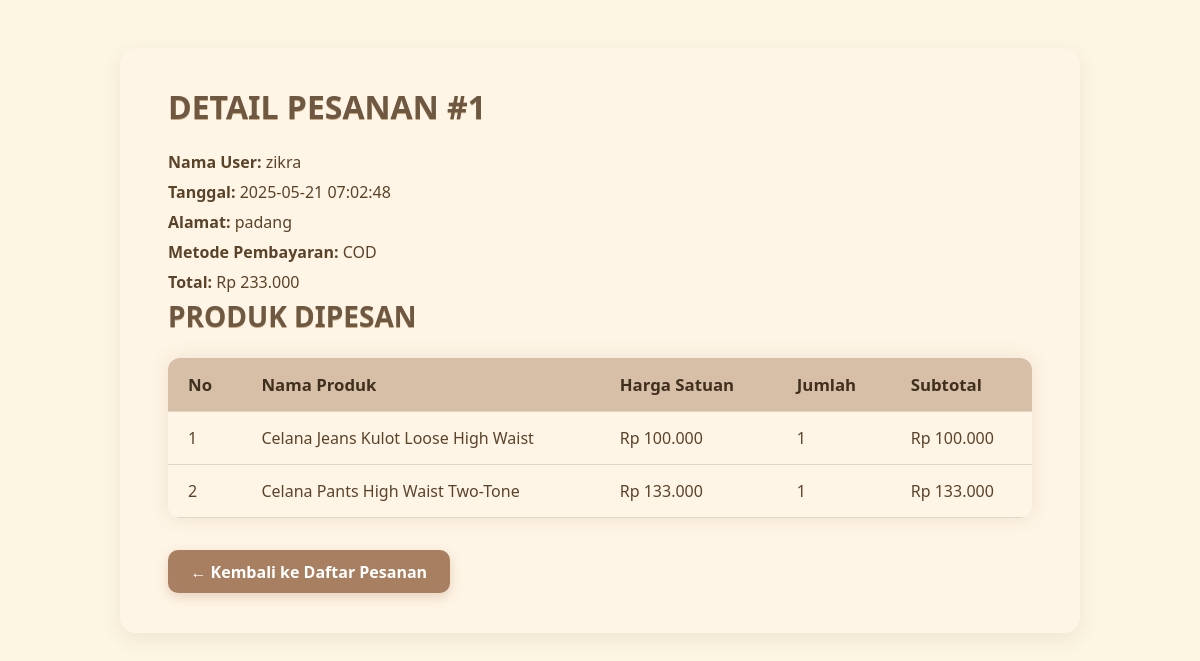
The page /detail_pesanan.php?id=1 on the database its author committed.
### tables this page shows
CREATE TABLE IF NOT EXISTS `orders` (
  `id` int NOT NULL AUTO_INCREMENT,
  `user_id` int DEFAULT NULL,
  `tanggal` datetime DEFAULT NULL,
  `total` int DEFAULT NULL,
  `alamat` text,
  `metode` varchar(50) DEFAULT NULL,
  PRIMARY KEY (`id`)
);

CREATE TABLE IF NOT EXISTS `users` (
  `id` int NOT NULL AUTO_INCREMENT,
  `username` varchar(50) DEFAULT NULL,
  `password` varchar(255) DEFAULT NULL,
  `role` varchar(50) DEFAULT NULL,
  PRIMARY KEY (`id`)
);

CREATE TABLE IF NOT EXISTS `order_details` (
  `id` int NOT NULL AUTO_INCREMENT,
  `order_id` int DEFAULT NULL,
  `produk_id` int DEFAULT NULL,
  `qty` int DEFAULT NULL,
  `harga` int DEFAULT NULL,
  PRIMARY KEY (`id`)
);

CREATE TABLE IF NOT EXISTS `produk` (
  `id` int NOT NULL AUTO_INCREMENT,
  `nama` varchar(100) DEFAULT NULL,
  `harga` int DEFAULT NULL,
  `gambar` varchar(100) DEFAULT NULL,
  `deskripsi` text,
  `stok` int DEFAULT NULL,
  PRIMARY KEY (`id`)
);

### detail_pesanan.php (the view, shortened to what this page needs)
<?php
include '../koneksi.php';
$id_order = $_GET['id'];
$orderQuery = "SELECT o.id, o.tanggal, o.total, o.alamat, o.metode, u.username
               FROM orders o
               JOIN users u ON o.user_id = u.id
               WHERE o.id = $id_order";
$orderResult = mysqli_query($koneksi, $orderQuery);
$order = mysqli_fetch_assoc($orderResult);
$detailQuery = "SELECT od.qty, od.harga, p.nama
                FROM order_details od
                JOIN produk p ON od.produk_id = p.id
                WHERE od.order_id = $id_order";
$detailResult = mysqli_query($koneksi, $detailQuery);
?>
<!DOCTYPE html>
<html lang="id">
<head>
    <link href="https://cdn.jsdelivr.net/npm/bootstrap@5.3.0/dist/css/bootstrap.min.css" rel="stylesheet" />
</head>
<body>
<div class="container">
    <h2>Detail Pesanan #<?= $order['id']; ?></h2>
    <p><strong>Nama User:</strong> <?= htmlspecialchars($order['username']); ?></p>
    <p><strong>Tanggal:</strong> <?= $order['tanggal']; ?></p>
    <p><strong>Alamat:</strong> <?= htmlspecialchars($order['alamat']); ?></p>
    <p><strong>Metode Pembayaran:</strong> <?= $order['metode']; ?></p>
    <p><strong>Total:</strong> Rp <?= number_format($order['total'], 0, ',', '.'); ?></p>
    <h3>Produk Dipesan</h3>
    <table>
        <thead>
            <tr>
                <th>No</th>
                <th>Nama Produk</th>
                <th>Harga Satuan</th>
                <th>Jumlah</th>
                <th>Subtotal</th>
            </tr>
        </thead>
        <tbody>
            <?php $no = 1; ?>
            <?php while ($item = mysqli_fetch_assoc($detailResult)) : ?>
                <?php $subtotal = $item['qty'] * $item['harga']; ?>
                <tr>
                    <td><?= $no++; ?></td>
                    <td><?= htmlspecialchars($item['nama']); ?></td>
                    <td>Rp <?= number_format($item['harga'], 0, ',', '.'); ?></td>
                    <td><?= $item['qty']; ?></td>
                    <td>Rp <?= number_format($subtotal, 0, ',', '.'); ?></td>
                </tr>
            <?php endwhile; ?>
        </tbody>
    </table>
    <a href="kelola_pesanan.php" class="btn-back">&#8592; Kembali ke Daftar Pesanan</a>
</div>
</body>
</html>

### detail_pesanan.php (style rules this page uses)
body { background-color: #fdf6e3; color: #5a4329; font-family: 'Segoe UI', Tahoma, Geneva, Verdana, sans-serif; padding: 3rem 2rem; }
.container { max-width: 960px; margin: auto; background-color: #fff5e6; border-radius: 16px; box-shadow: 0 6px 20px rgba(107, 82, 57, 0.1); padding: 2.5rem 3rem; }
h2, h3 { color: #6e5841; font-weight: 700; text-transform: uppercase; text-shadow: 0 1px 0 #c9ad87; margin-bottom: 1.5rem; }
p { margin: 6px 0; font-size: 1rem; }
table { width: 100%; border-collapse: separate; border-spacing: 0; border-radius: 12px; overflow: hidden; box-shadow: 0 0 20px rgba(107, 82, 57, 0.12); font-size: 1rem; background-color: #fff5e6; margin-top: 1rem; }
thead tr { background-color: #d6bfa6; color: #3f2f1f; font-weight: 700; font-size: 1.05rem; }
thead th, tbody td { padding: 14px 20px; text-align: left; border-bottom: 1px solid #e3d7c3; }
.btn-back { background-color: #a97f61; color: #fff; font-weight: 600; padding: 0.6rem 1.4rem; border-radius: 10px; text-decoration: none; margin-top: 2rem; display: inline-block; box-shadow: 0 4px 12px rgba(169, 127, 97, 0.3); transition: background-color 0.3s ease, box-shadow 0.3s ease; }

### rows shown on the page
orders: id "1", user.username "zikra", tanggal "2025-05-21 07:02:48", alamat "padang", metode "COD", total "233.000"
order_details: produk.nama "Celana Jeans Kulot Loose High Waist", harga "100.000", qty "1", subtotal "100.000"
order_details: produk.nama "Celana Pants High Waist Two-Tone", harga "133.000", qty "1", subtotal "133.000"
